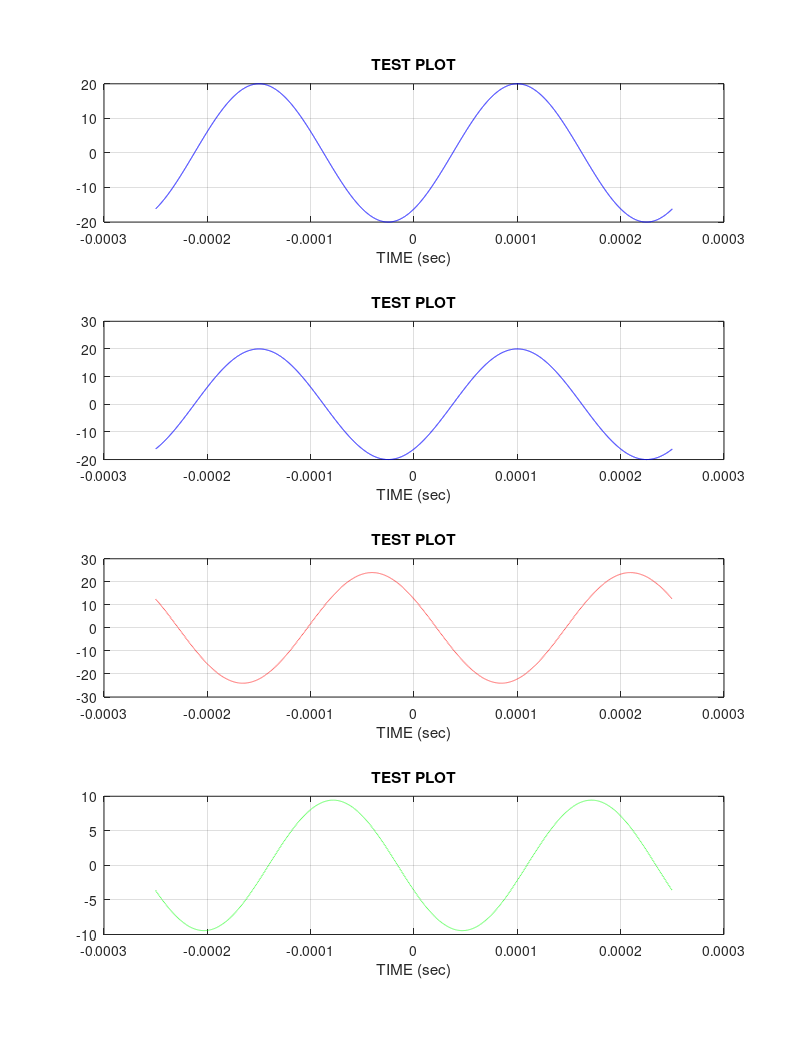

Write the MATLAB code that produced this figure.
T=0.00025;
fs = 4400/T;

tt = -T:(1/fs):T;
A1=20; %<--- 20
A2=1.2 * A1; %<--- 24
f=4000;

tm1 = (37.2/3)* T; %<--- 12.4
tm2 = -(41.3/8)*T;  %<---  -5.1625
x1 = A1*exp(j*2*pi*f*(tt - tm1));
x11 = A1*exp(j*2*pi*f*(tt))*exp(j*2*pi*f*(-tm1)); %<-- CALCULATE AND COMPLETE
x2 = A2*exp(j*2*pi*f*(tt - tm2));
x3= x1 + x2;

subplot(4,1,1);  title('Sidhant Gupta x1(t)');
plot( tt,x1, 'b-'), grid on
%<--- plot a sinusoid
title('TEST PLOT')
xlabel('TIME (sec)')

subplot(4,1,2);  title('Sidhant Gupta x1(t): Single Exponent');
plot( tt,x11, 'b-'), grid on
%<--- plot a sinusoid
title('TEST PLOT')
xlabel('TIME (sec)')

subplot(4,1,3);  title('Sidhant Gupta x2(t)');

plot(tt, x2, 'r--'), grid on
%<--- plot a sinusoid
title('TEST PLOT')
xlabel('TIME (sec)')

subplot(4,1,4);  title('Sidhant Gupta x3(t)');
plot(tt, x3, 'g--'), grid on
%<--- plot a sinusoid
title('TEST PLOT')
xlabel('TIME (sec)')

orient TALL;